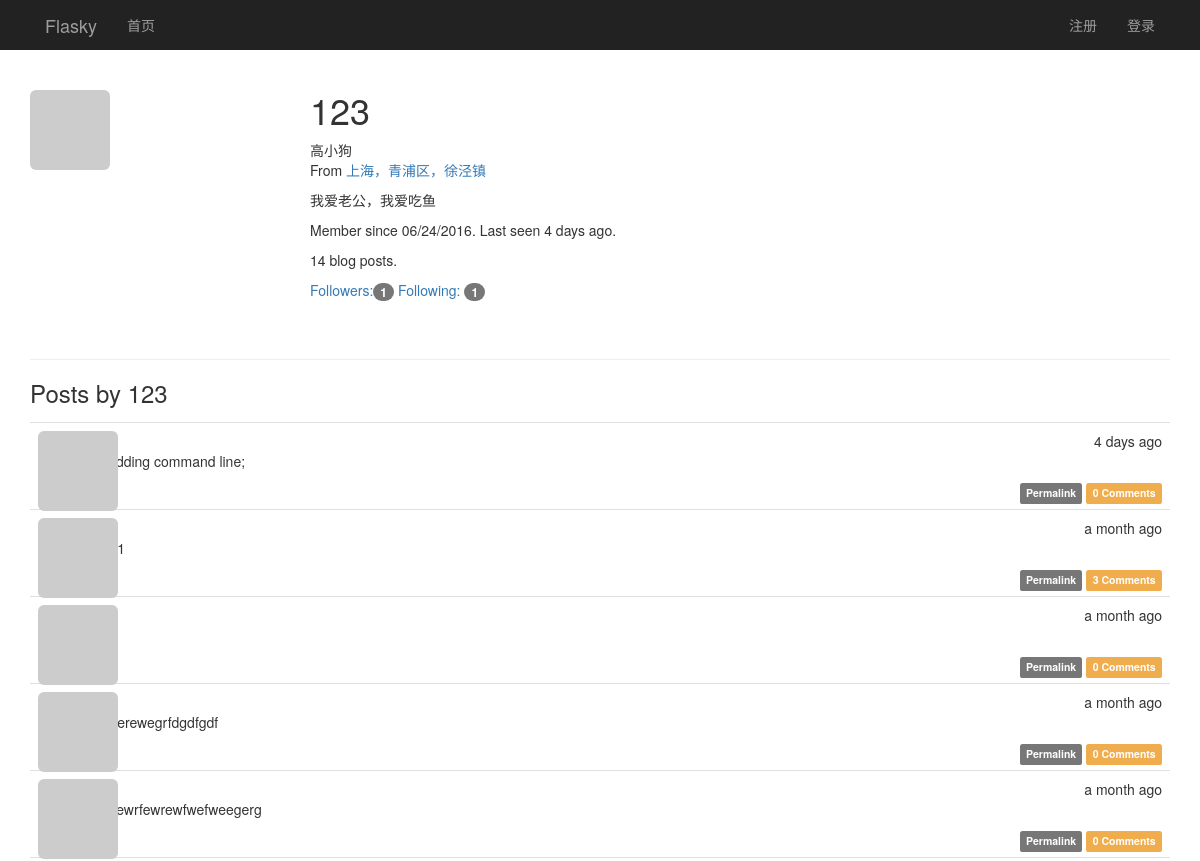
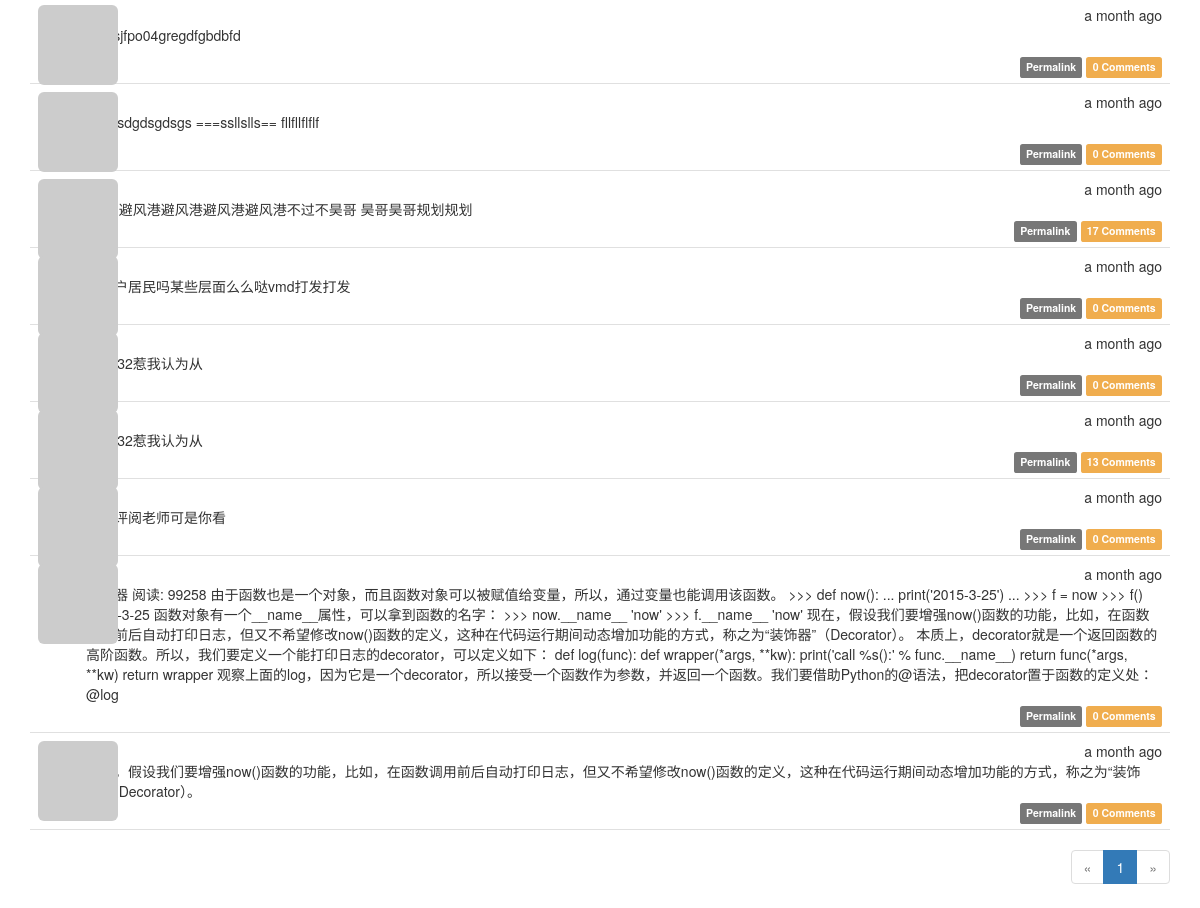
Page /user/123 on the committed database (2 pictures, top to bottom).
### app/models.py (models this page shows, shortened)
class User(UserMixin, db.Model):
    __tablename__ = 'users'
    id = db.Column(db.Integer, primary_key=True)
    email = db.Column(db.String(64), unique=True, index=True)
    username = db.Column(db.String(64), unique=True, index=True)
    password_hash = db.Column(db.String(128))
    confirmed = db.Column(db.Boolean, default=False)
    role_id = db.Column(db.Integer, db.ForeignKey('roles.id'))
    name = db.Column(db.String(64))
    location = db.Column(db.String(64))
    about_me = db.Column(db.TEXT())
    member_since = db.Column(db.DateTime(), default=datetime.utcnow)
    last_seen = db.Column(db.DateTime(), default=datetime.utcnow)
    avatar_hash = db.Column(db.String(32))
    ''' 查询用户写的文章,SQL:
    SELECT
        posts.id AS posts_id,
        posts.body AS posts_body,
        posts.body_html AS posts_body_html,
        posts.timestamp AS posts_timestamp,
        posts.author_id AS posts_author_id
    FROM
        posts
    WHERE
        posts.author_id = 2
    '''
    posts = db.relationship('Post', backref='author', lazy='dynamic')
    """follower_id表示关注者， followed_id表示被关注者
        查询被关注者，select * from follows  LEFT JOIN users on follower_id = id where follower_id=2
    SELECT
        follows.follower_id AS follows_follower_id,
        follows.followed_id AS follows_followed_id,
        follows.timestamp AS follows_timestamp,
        users_1.id AS users_1_id,
        users_1.email AS users_1_email,
        users_1.username AS users_1_username,
        users_1.password_hash AS users_1_password_hash,
        users_1.confirmed AS users_1_confirmed,
        users_1.role_id AS users_1_role_id,
        users_1.name AS users_1_name,
        users_1.location AS users_1_location,
        users_1.about_me AS users_1_about_me,
        users_1.member_since AS users_1_member_since,
        users_1.last_seen AS users_1_last_seen,
        users_1.avatar_hash AS users_1_avatar_hash,
        users_2.id AS users_2_id,
        users_2.email AS users_2_email,
        users_2.username AS users_2_username,
        users_2.password_hash AS users_2_password_hash,
        users_2.confirmed AS users_2_confirmed,
        users_2.role_id AS users_2_role_id,
        users_2.name AS users_2_name,
        users_2.location AS users_2_location,
        users_2.about_me AS users_2_about_me,
        users_2.member_since AS users_2_member_since,
        users_2.last_seen AS users_2_last_seen,
        users_2.avatar_hash AS users_2_avatar_hash
    FROM
        follows
    LEFT OUTER JOIN users AS users_1 ON users_1.id = follows.follower_id
    LEFT OUTER JOIN users AS users_2 ON users_2.id = follows.followed_id
    WHERE
        follows.follower_id = 2;
    """
    followed = db.relationship('Follow', foreign_keys=[Follow.follower_id],
                               backref=db.backref('follower', lazy='joined'),
                               lazy='dynamic',
                               cascade='all, delete-orphan')
    """ 查询关注者， select * from follows  LEFT JOIN users on followed_id = id where followed_id=3
        users_1：关注者表
        users_2：被关注者表
    SELECT
        follows.follower_id AS follows_follower_id,
        follows.followed_id AS follows_followed_id,
        follows.timestamp AS follows_timestamp,
        users_1.id AS users_1_id,
        users_1.email AS users_1_email,
        users_1.username AS users_1_username,
        users_1.password_hash AS users_1_password_hash,
        users_1.confirmed AS users_1_confirmed,
        users_1.role_id AS users_1_role_id,
        users_1.name AS users_1_name,
        users_1.location AS users_1_location,
        users_1.about_me AS users_1_about_me,
        users_1.member_since AS users_1_member_since,
        users_1.last_seen AS users_1_last_seen,
        users_1.avatar_hash AS users_1_avatar_hash,
        users_2.id AS users_2_id,
        users_2.email AS users_2_email,
        users_2.username AS users_2_username,
        users_2.password_hash AS users_2_password_hash,
        users_2.confirmed AS users_2_confirmed,
        users_2.role_id AS users_2_role_id,
        users_2.name AS users_2_name,
        users_2.location AS users_2_location,
        users_2.about_me AS users_2_about_me,
        users_2.member_since AS users_2_member_since,
        users_2.last_seen AS users_2_last_seen,
        users_2.avatar_hash AS users_2_avatar_hash
    FROM
        follows
    LEFT OUTER JOIN users AS users_1 ON users_1.id = follows.follower_id
    LEFT OUTER JOIN users AS users_2 ON users_2.id = follows.followed_id
    WHERE
        follows.followed_id = 7;
    """
    followers = db.relationship('Follow', foreign_keys=[Follow.followed_id],
                                backref=db.backref('followed', lazy='joined'),
                                lazy='dynamic',
                                cascade='all, delete-orphan')
    comments = db.relationship('Comment', backref='author', lazy='dynamic')
    @property
    def password(self):
        raise AttributeError('password is not a readable attribute')
    def gravatar(self, size=100, default='identicon', rating='g'):
        if request.is_secure:
            url = 'https://secure.gravatar.com/avatar'
        else:
            url = 'http://s.gravatar.com/avatar'
        email_hash = self.avatar_hash or hashlib.md5(self.email.encode('utf-8')).hexdigest()
        return '{url}/{hash}?s={size}&d={default}&r={rating}'.format(
            url=url, hash=email_hash, size=size, default=default, rating=rating)

class Post(db.Model):
    __tablename__ = 'posts'
    id = db.Column(db.Integer, primary_key=True)
    body = db.Column(db.Text)
    body_html = db.Column(db.Text)
    timestamp = db.Column(db.DateTime, index=True, default=datetime.utcnow)
    author_id = db.Column(db.Integer, db.ForeignKey('users.id'))
    comments = db.relationship('Comment', backref='post', lazy='dynamic')

### app/main/views.py (the view)
@main.route('/user/<username>')
def user(username):
    user_name = User.query.filter_by(username=username).first_or_404()
    page = request.args.get('page', 1, type=int)
    pagination = user_name.posts.order_by(Post.timestamp.desc()).paginate(page, per_page=current_app.config[
        'FLASK_POSTS_PER_PAGE'], error_out=False)
    posts = pagination.items
    return render_template('user.html', user=user_name, posts=posts, pagination=pagination)

### app/auth/views.py (called while the page is built)
@auth.before_app_request
def before_request():
    if current_user.is_authenticated:
        current_user.ping()
        if not current_user.confirmed \
                and request.endpoint[:5] != 'auth.' \
                and request.endpoint != 'static':
            return redirect(url_for('auth.unconfirmed'))

### app/main/__init__.py (called while the page is built)
@main.app_context_processor
def inject_permissions():
    return dict(Permission=Permission)

### app/models.py (called while the page is built)
    def can(self, permissions):
        return False

    def is_administrator(self):
        return False

### app/templates/user.html (shortened to what this page needs)
{% extends "base.html" %}
{% import "_marcros.html" as macros %}
{% block page_content %}
<div class="page-header" xmlns="http://www.w3.org/1999/html">
    <img class="img-rounded profile-thumbnail" src="{{ user.gravatar(size=256) }}">
    <div class="profile-header">
        <h1>{{ user.username }}</h1>
        {% if user.name or user.location %}
        <p>
            {% if user.name %}{{ user.name }}<br>{% endif %}
            {% if user.location %}
                From <a href="http://maps.google.com/?q={{ user.location }}">
                    {{ user.location }}
                </a><br>
            {% endif %}
        </p>
        {% endif %}
        {%  if user.about_me %}<p>{{ user.about_me }}</p>{% endif %}
        <p>
            Member since {{ moment(user.member_since).format('L') }}.
            Last seen {{ moment(user.last_seen).fromNow() }}.
        </p>
        <p>{{ user.posts.count() }} blog posts.</p>
        <p>
        <a href="{{ url_for('.followers', username=user.username) }}">
            Followers:<span class="badge">{{ user.followers.count() - 1 }}</span>
        </a>
        <a href="{{ url_for('.followed_by', username=user.username) }}">
            Following: <span class="badge">{{ user.followed.count() - 1 }}
        </span>
        </a>
        </p>
    </div>
</div>
    <h3>Posts by {{ user.username }}</h3>
    {% include '_posts.html' %}
<div class="pagination">
    {{ macros.pagination_widget(pagination, '.user', username=user.username) }}
</div>
{% endblock %}

### app/templates/base.html (shortened to what this page needs)
{% extends "bootstrap/base.html" %}
{% block head %}
{{ super() }}
<link rel="stylesheet" type="text/css" href="{{ url_for('static', filename='styles.css') }}">
{% endblock %}
{% block navbar %}
<div class="nvrbar navbar-inverse" role="navigation" >
    <div class="container">
        <div class="navbar-header">
            <a class="navbar-brand" href="{{ url_for('main.index') }}">Flasky</a>
        </div>
        <div class="navbar-collapse collpase">
            <ul class="nav  navbar-nav">
                <li><a href="{{ url_for('main.index') }}">首页</a></li>
            </ul>
            <ul class="nav navbar-nav navbar-right">
                {% if current_user.is_authenticated %}
                <li>
                    <a href="{{ url_for('main.user', username=current_user.username) }}">
                        <img src="{{ current_user.gravatar(size=18) }}">
                        {{ current_user.username }}</a>
                </li>
                <li class="dropdown">
                    <a href="#" class="dropdown-toggle" data-toggle="dropdown">账户 <b class="caret"></b></a>
                    <ul class="dropdown-menu">
                        <li><a href="{{ url_for('auth.change_password') }}">修改密码</a></li>
                        <li><a href="{{ url_for('main.user', username=current_user.username) }}">设置</a></li>
                        <li class="divider"></li>
                        <li><a href="{{ url_for('auth.logout') }}">注销</a></li>
                    </ul>
                </li>
                {% else %}
                <li><a href="{{ url_for('auth.register') }}">注册</a></li>
                <li><a href="{{ url_for('auth.login_username') }}">登录</a> </li>
                {% endif %}
            </ul>
        </div>
     </div>
</div>
{% endblock %}
{% block content %}
<div class="container">
    {% block page_content %}{% endblock %}
</div>
{% endblock %}

### app/templates/_marcros.html
{% macro pagination_widget(pagination, endpoint, fragment='') %}
<ul class="pagination">
    <li {% if not pagination.has_prev %} class="disabled" {% endif %}>
        <a href="{% if pagination.has_prev %}{{ url_for(endpoint, page=pagination.prev_num, **kwargs) }}{{ fragment }}{% else %}#{% endif %}">
        &laquo;
        </a>
    </li>
    {% for p in pagination.iter_pages() %}
        {% if p %}
            {% if p == pagination.pages %}
            <li {% if p == pagination.page %} class="active" {% endif %}>
                <a href="{{ url_for(endpoint, page=p, **kwargs) }}{{ fragment }}">{{ p }}</a>
            </li>
            {% else %}
            <li {% if p == pagination.page %} class="active" {% endif %}>
                <a href="{{ url_for(endpoint, page=p, **kwargs) }}{{ fragment }}">{{ p }}</a>
            </li>
            {% endif %}
        {% else %}
        <li class="disabled"><a href="#">&hellip;</a></li>
        {% endif %}
    {% endfor %}
    <li{% if not pagination.has_next %} class="disabled"{% endif %}>
        <a href="{% if pagination.has_next %}{{ url_for(endpoint,
            page=pagination.next_num, **kwargs) }}{{ fragment }}{% else %}#{% endif %}">
            &raquo;
        </a>
    </li>
</ul>
{% endmacro %}

### app/templates/_posts.html (shortened to what this page needs)
<ul class="posts">
    {% for post in posts %}
    <li class="post">
        <div class="post-thumbnail">
            <a href="{{ url_for('.user', username=post.author.username) }}">
                <img class="img-rounded profile-thumbnail"
                     src="{{ post.author.gravatar(size=40) }}">
            </a>
        </div>
        <div class="post-content">
            <div class="post-date">{{ moment(post.timestamp).fromNow() }}</div>
            <div class="post-author">
                <a href="{{ url_for('.user', username=post.author.username) }}">
                </a>
            </div>
            <div class="post-body">
                {% if post.body_html %}
                    {{ post.body_html | safe }}
                {% else %}
                    {{ post.body }}
                {% endif %}
            </div>
            <div class="post-footer">
                <a href="{{ url_for('.post', post_id=post.id) }}">
                    <span class="label label-default">Permalink</span>
                </a>
                <a href="{{ url_for('.post', post_id=post.id) }}#comments">
                    <span class="label label-warning">
                        {{ post.comments.count() }} Comments
                    </span>
                </a>
            </div>
        </div>
    </li>
    {% endfor %}
</ul>

### app/static/styles.css (style rules this page uses)
.profile-thumbnail { position: absolute; }
.profile-header { min-height: 260px; margin-left: 280px; }
ul.posts { list-style-type: none; padding: 0px; margin: 16px 0px 0px 0px; border-top: 1px solid #e0e0e0; }
ul.posts li.post { padding: 8px; border-bottom: 1px solid #e0e0e0; }
div.post-date { float: right; }
div.post-author { font-weight: bold; }
div.post-thumbnail { position: absolute; }
div.post-content { margin-left: 48px; min-height: 48px; }
div.post-footer { text-align: right; }
div.pagination { width: 100%; text-align: right; padding: 0px; margin: 0px; }

### rows in the picture
User: username "123", name "高小狗", location "上海，青浦区，徐泾镇", about_me "我爱老公，我爱吃鱼", member_since "06/24/2016", last_seen "4 days ago"
Post: timestamp "4 days ago", body_html "I'm adding command line;", comments.count "0"
Post: timestamp "a month ago", comments.count "3"
Post: timestamp "a month ago", comments.count "0"
Post: timestamp "a month ago", body_html "2224erewegrfdgdfgdf", comments.count "0"
Post: timestamp "a month ago", body_html "24wrewrfewrewfwefweegerg", comments.count "0"
Post: timestamp "a month ago", body_html "dfg;;sjfpo04gregdfgbdbfd", comments.count "0"
Post: timestamp "a month ago", body_html "235gsdgdsgdsgs ===ssllslls== fllfllflflf", comments.count "0"
Post: timestamp "a month ago", body "r恶搞避风港避风港避风港避风港不过不昊哥 昊哥昊哥规划规划", comments.count "17"
Post: timestamp "a month ago", body "月娥户居民吗某些层面么么哒vmd打发打发", comments.count "0"
Post: timestamp "a month ago", body "333332惹我认为从", comments.count "0"
Post: timestamp "a month ago", body "333332惹我认为从", comments.count "13"
Post: timestamp "a month ago", body "发表评阅老师可是你看", comments.count "0"
Post: timestamp "a month ago", body "装饰器 阅读: 99258 由于函数也是一个对象，而且函数对象可以被赋值给变量，所以，通过变量也能调用该函数。 >>> def now(): ... print('2015-3-25') ... >>> f = now >>> f() 2015-3-25 函数对象有一个__name__属性，可以拿到函数的名字： >>> now.__name__ 'now' >>> f.__name__ 'now' 现在，假设我们要增强now()函数的功能，比如，在函数调用前后自动打印日志，但又不希望修改now()函数的定义，这种在代码运行期间动态增加功能的方式，称之为“装饰器”（Decorator）。 本质上，decorator就是一个返回函数的高阶函数。所以，我们要定义一个能打印日志的decorator，可以定义如下： def log(func): def wrapper(*args, **kw): print('call %s():' % func.__name__) return func(*args, **kw) return wrapper 观察上面的log，因为它是一个decorator，所以接受一个函数作为参数，并返回一个函数。我们要借助Python的@语法，把decorator置于函数的定义处： @log", comments.count "0"
Post: timestamp "a month ago", body "现在，假设我们要增强now()函数的功能，比如，在函数调用前后自动打印日志，但又不希望修改now()函数的定义，这种在代码运行期间动态增加功能的方式，称之为“装饰器”（Decorator）。", comments.count "0"

### other values in the picture
{{ user.posts.count() }} "14"
{{ user.followers.count() - 1 }} "1"
{{ user.followed.count() - 1 }} "1"
{{ p }} "1"
